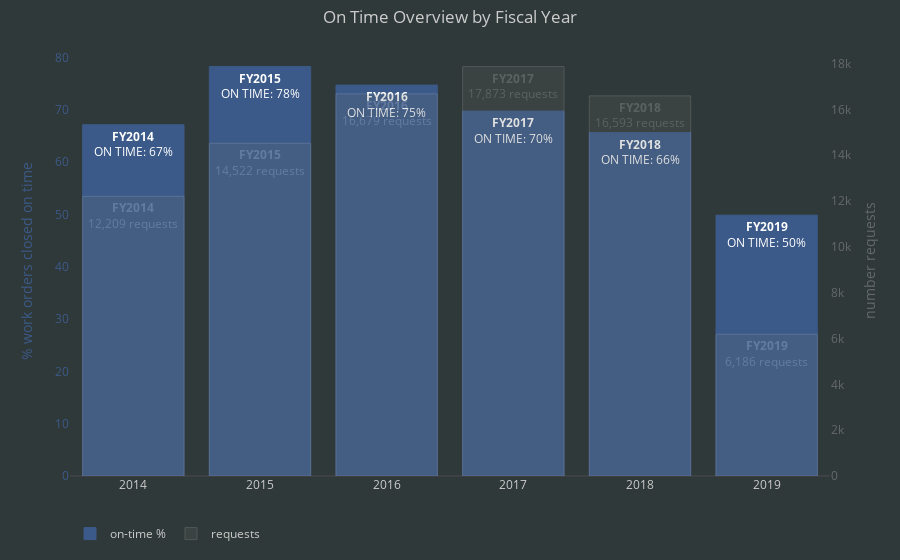

The code cell stored with this chart in its notebook:
### Code cell
pyo.iplot(make_on_time_kpi_barchart_opened_closed_same_year())

### Figure 1 — Plotly figure (JSON) as saved in the notebook; plotly's stock layout.template omitted (floating-point values rounded to 4 significant figures)
{"data": [{"hoverinfo": "text", "marker": {"color": "#3c5a89", "line": {"color": "#3c5a89", "width": 1}}, "name": "on-time %", "text": ["<b>FY2014</b><br>ON TIME: 67%", "<b>FY2015</b><br>ON TIME: 78%", "<b>FY2016</b><br>ON TIME: 75%", "<b>FY2017</b><br>ON TIME: 70%", "<b>FY2018</b><br>ON TIME: 66%", "<b>FY2019</b><br>ON TIME: 50%"], "type": "bar", "uid": "3d8c4e3a-32d5-4328-a4ad-29ea3afda24d", "x": [2014, 2015, 2016, 2017, 2018, 2019], "y": [67.17, 78.31, 74.76, 69.79, 65.68, 49.89]}, {"hoverinfo": "text", "marker": {"color": "#656969", "line": {"color": "#CCCCCC", "width": 1}}, "name": "requests", "opacity": 0.2, "text": ["<b>FY2014</b><br>12,209 requests", "<b>FY2015</b><br>14,522 requests", "<b>FY2016</b><br>16,679 requests", "<b>FY2017</b><br>17,873 requests", "<b>FY2018</b><br>16,593 requests", "<b>FY2019</b><br>6,186 requests"], "type": "bar", "uid": "e5bf3615-2e0f-4381-8c82-051ee04f8089", "x": [2014, 2015, 2016, 2017, 2018, 2019], "y": [12209, 14522, 16679, 17873, 16593, 6186], "yaxis": "y2"}], "layout": {"font": {"color": "#CCCCCC"}, "hovermode": "closest", "legend": {"orientation": "h"}, "margin": {"b": 20, "l": 70, "r": 70, "t": 45}, "paper_bgcolor": "#303939", "plot_bgcolor": "#303939", "title": "On Time Overview by Fiscal Year", "titlefont": {"color": "#CCCCCC"}, "yaxis": {"showgrid": false, "tickfont": {"color": "#3c5a89"}, "title": "% work orders closed on time", "titlefont": {"color": "#3c5a89"}}, "yaxis2": {"overlaying": "y", "showgrid": false, "side": "right", "tickfont": {"color": "#656969"}, "title": "number requests", "titlefont": {"color": "#656969"}}}}
